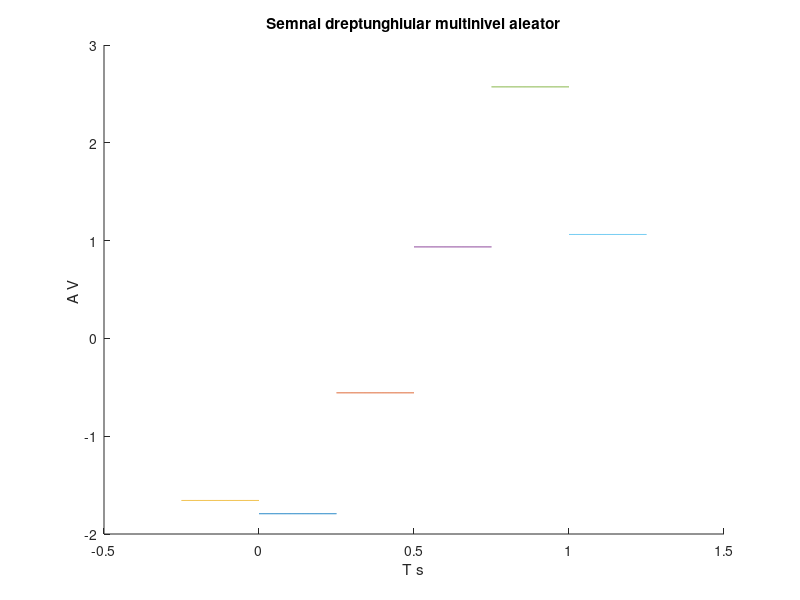

This chart was generated by the following MATLAB code:
hold on;
%folosesc aceasta intructiune pentru a pastra graficul curent atunci cand
%adaug alt grafic
%temporara de 2ms
r1=rand(1); %genereaza cate un numar aleator cu distributie uniforma
r2=rand(1);
r3=rand(1);
r4=rand(1);
r5=rand(1); 
r6=rand(1);
r7=rand(1);
r8=rand(1);
t1=0:.002:0.25;
t2=0.25:.002:0.5;
x0=-5*r1*square(2*pi*4*t1,100);
x1=-3*r2*square(2*pi*4*t1,100);
x2=-1*r3*square(2*pi*4*t2,100);
x3=r4*square(2*pi*4*t1,100);
x4=3*r5*square(2*pi*4*t1,100);
x5=5*r6*square(2*pi*4*t1,100);
plot(t1,x1);
plot(t2,x2);
plot(-0.25+t1,x0);
plot(0.25+t2,x3);
plot(0.5+t2,x4);
plot(0.75+t2,x5);

xlabel('T s')
ylabel('A V ')
title('Semnal dreptunghiular multinivel aleator')
